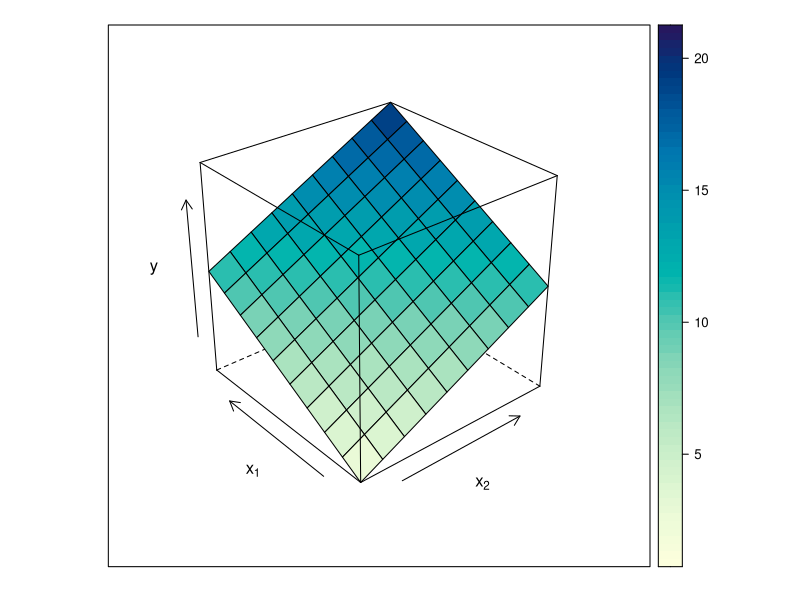
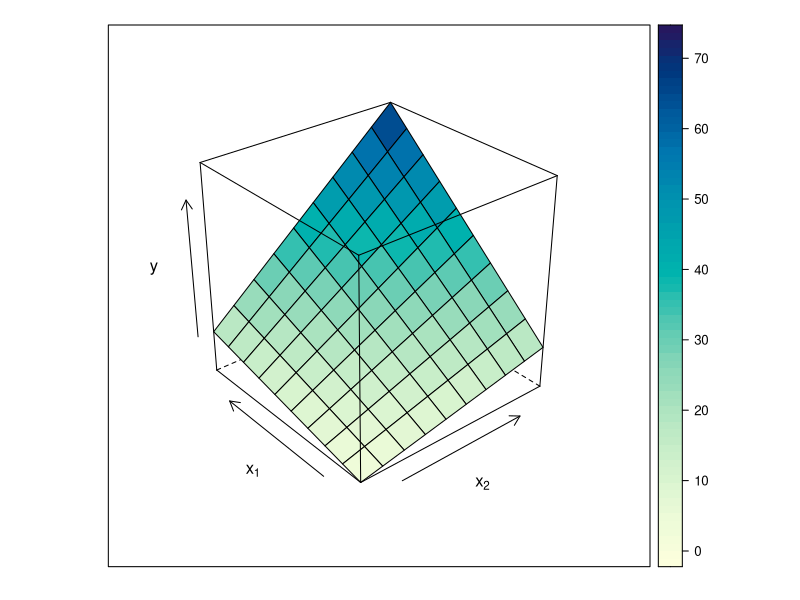
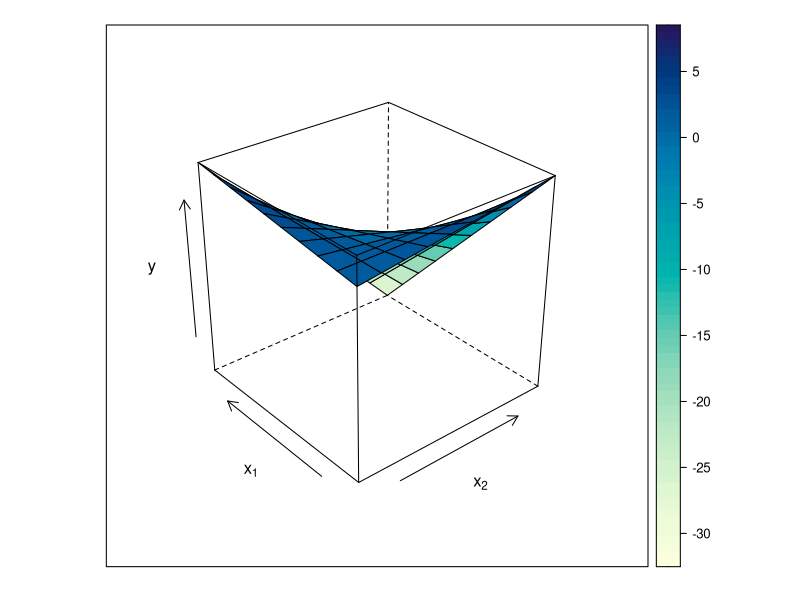

Source code (R) for these figures, in order:
## ---- chunk 1
knitr::opts_chunk$set(echo = TRUE)
## ---- chunk 2
df.1 <- expand.grid(x1 = 1:10, x2 = 1:10)
df.1$y <- with(df.1,  x1 + x2)

lattice::wireframe(y ~ x1 + x2, df.1, drape = T,
                   xlab = expression(x[2]), 
                   ylab = expression(x[1]), 
                   zlab = expression(y))
## ---- chunk 3
df.1$y2 <- with(df.1, x1 + x2 + 0.5 * x1 * x2)
lattice::wireframe(y2 ~ x1 + x2, df.1, drape = T,
                   xlab = expression(x[2]), 
                   ylab = expression(x[1]), 
                   zlab = expression(y))
## ---- chunk 4
df.1$y3 <- with(df.1, x1 + x2 - 0.5 * x1 * x2)
lattice::wireframe(y3 ~ x1 + x2, df.1, drape = T,
                   xlab = expression(x[2]), 
                   ylab = expression(x[1]), 
                   zlab = expression(y))
